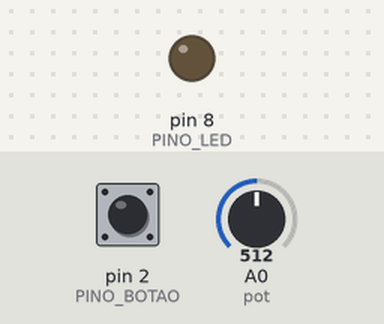
Recording of a sketch running on a simulated Arduino Uno, built with avr-gcc and run on an emulated ATmega328P. On the bench: output pins drawn as LEDs (lit = HIGH). Dashed ring = blinking. The test bench sets the inputs (shaded band); at power-on: pin 2 (PINO_BOTAO) HIGH, A0 (pot) = 512.

Above: at 1.2 s.
1.3 s: pin 2 (PINO_BOTAO) pulled LOW for 0.15 s
At 1.4 s:
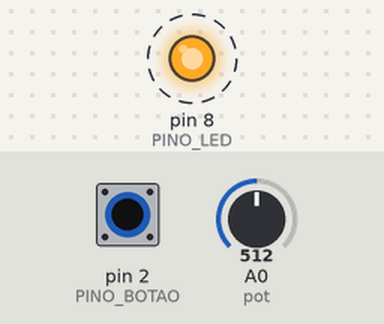
4.3 s: pin 2 (PINO_BOTAO) pulled LOW for 1 s
At 6.4 s:
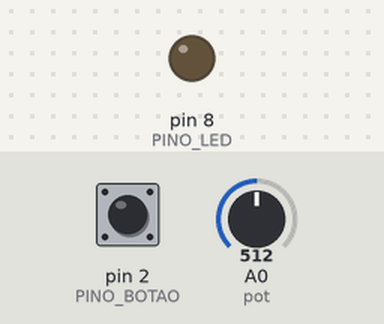
7.3 s: pin 2 (PINO_BOTAO) pulled LOW for 3.2 s
At 7.4 s:
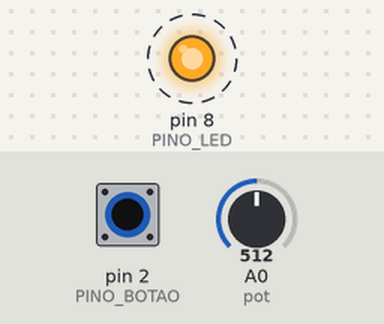
Timing chart, 0 to 12.6 s (numbered marks = the images above; inputs shaded):
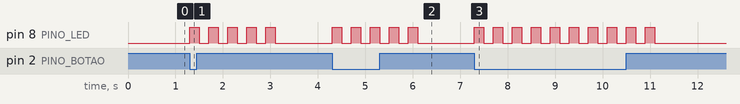

Measured:
- after the input at 1.3 s, pin 8 (PINO_LED): alternates HIGH for 0.20 s and LOW for 0.20 s, 10 changes in all, then stays LOW, starting at once
- after the input at 4.3 s, pin 8 (PINO_LED): alternates HIGH for 0.20 s and LOW for 0.20 s, 10 changes in all, then stays LOW, starting at once
- after the input at 7.3 s, pin 8 (PINO_LED): alternates HIGH for 0.20 s and LOW for 0.20 s, 20 changes in all, then stays LOW, starting at once

The sketch:

aula23_nivel1.ino
```cpp
// Aula 23 – Nível 1: Simulado: N piscadas pelo potenciômetro
// pecas: pot A0; botao 2; led 8 vermelho
// Simulado: ao apertar o botão, pisca de 1 a 10 vezes conforme o potenciômetro
#include <Arduino.h>                    // funções do Arduino (pinMode, digitalWrite, delay...)
#define PINO_BOTAO 2                    // botão no pino 2
#define PINO_LED 8                      // LED no pino 8

void setup() {                          // roda uma vez, quando a placa liga
  pinMode(PINO_BOTAO, INPUT_PULLUP);    // PINO_BOTAO como entrada com pull-up interno
  pinMode(PINO_LED, OUTPUT);            // PINO_LED como saída
}

void loop() {                           // repete para sempre
  if (digitalRead(PINO_BOTAO) == LOW) {   // botão apertado?
    int vezes = map(analogRead(A0), 0, 1023, 1, 10);   // potenciômetro escolhe 1 a 10
    for (int i = 0; i < vezes; i++) {   // repete 'vezes' vezes
      digitalWrite(PINO_LED, HIGH); delay(200);   // acende/liga PINO_LED e espera 200 ms
      digitalWrite(PINO_LED, LOW);  delay(200);   // apaga/desliga PINO_LED e espera 200 ms
    }
  }
}
```
